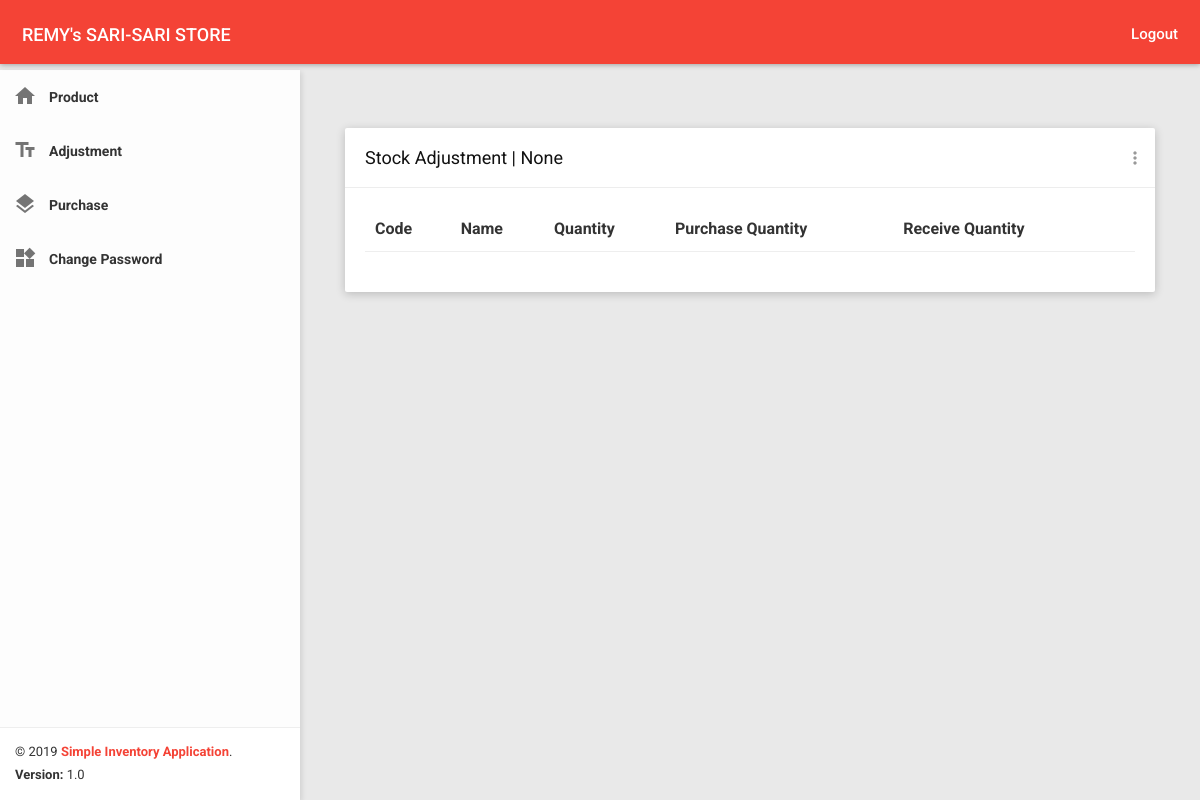
Before: /purchase (signed in) with the older database file.
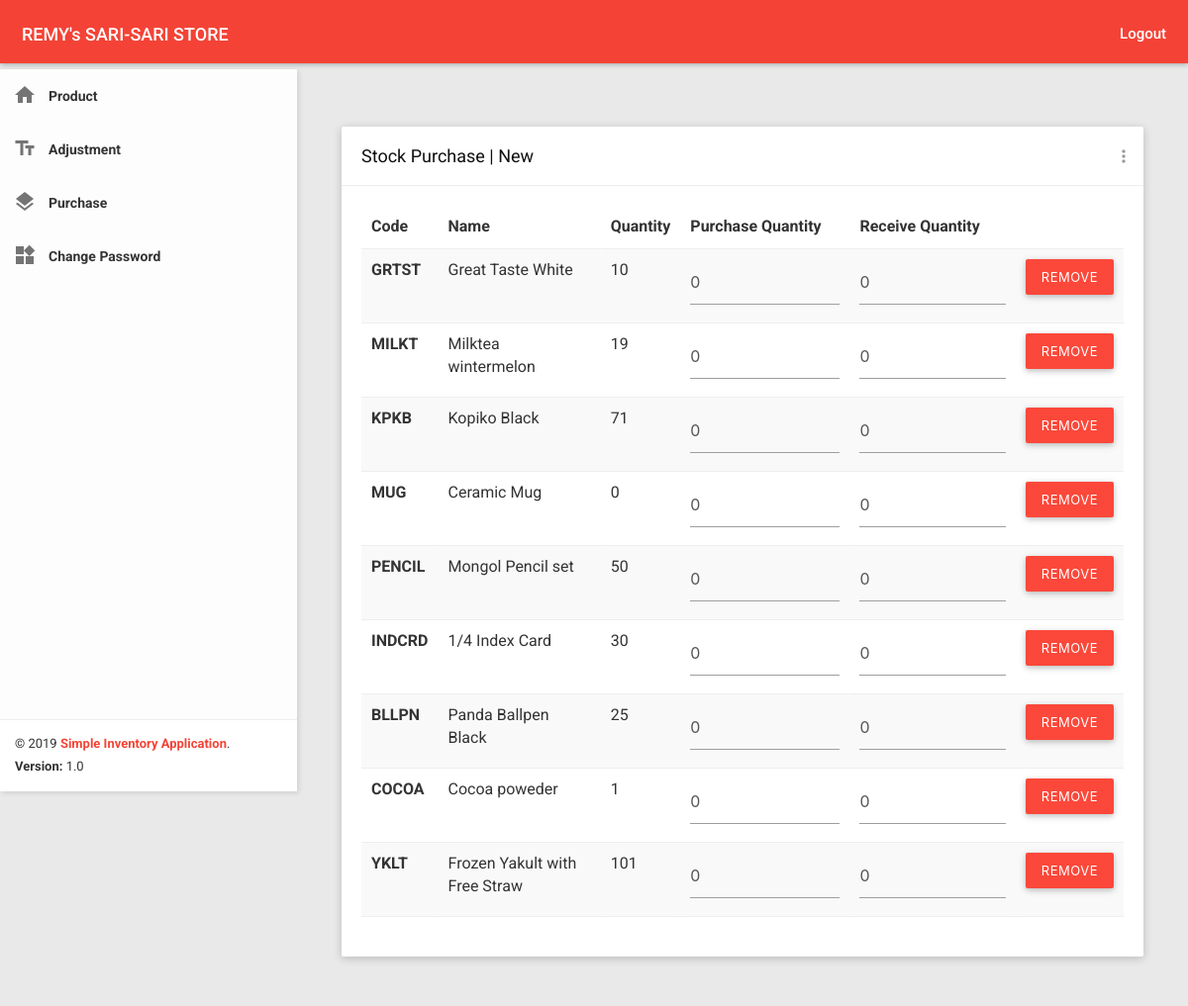
After: the same page with the newer database file.
### app.py (models this page shows, shortened)
class PurchaseHeader(db.Model):
    __tablename__ = 'purchase_header'
    id = db.Column(db.Integer, primary_key=True)
    description = db.Column(db.String(30))
    status = db.Column(db.String(30))
    purchase_details = db.relationship('PurchaseDetail', backref='purchase_reference')

class PurchaseDetail(db.Model):
    __tablename__ = 'purchase_detail'
    id = db.Column(db.Integer, primary_key=True)
    quantity_purchase = db.Column(db.Integer)
    quantity_receive = db.Column(db.Integer)
    purchase_header_id = db.Column(db.Integer, db.ForeignKey('purchase_header.id'))
    product_id = db.Column(db.Integer, db.ForeignKey('product.id'))

class Product(db.Model):
    __tablename__ = 'product'
    id = db.Column(db.Integer, primary_key=True)
    code = db.Column(db.String(30), unique=True)
    name = db.Column(db.String(50))
    quantity = db.Column(db.Integer)
    created_at = db.Column(db.DateTime, default=datetime.utcnow)
    updated_at = db.Column(db.DateTime, default=datetime.utcnow)
    adjustment_line = db.relationship('AdjustmentDetail',backref='adjustment_detail')
    purchase_line = db.relationship('PurchaseDetail',backref='purchase_detail')

### app.py (the view, shortened to what this page needs)
@app.route('/purchase', methods=['POST','GET'])
@login_required
def purchase():
    purchase_header = PurchaseHeader.query.filter_by(id=1).first_or_404()
    receive_field_state = ''
    purchase_field_state = ''
    if purchase_header.status == 'New':
        receive_field_state = ''
        receive_field_state = 'readonly="readonly"'
    elif purchase_header.status == 'In Transit':
        receive_field_state = 'readonly="readonly"'
        purchase_field_state = 'readonly="readonly"'
    elif  purchase_header.status == 'Received':
        receive_field_state = ''
        purchase_field_state = 'readonly="readonly"'
    if request.method == 'GET':
        return render_template('purchase.html',
            purchase_header=purchase_header,
            message='',
            css_class='',
            receive_field_state=receive_field_state,
            purchase_field_state=purchase_field_state
        )

### app.py (called while the page is built)
@login_manager.user_loader
def load_user(user_id):
    return User.query.get(int(user_id))

### templates/purchase.html (shortened to what this page needs)
﻿{% extends 'base.html' %}
{% block customcss %}
    <link href="../static/all-themes.css" rel="stylesheet">
{% endblock %}
{% set bodyclass = 'theme-red' %}
{% block content %}
    {% include './includes/nav.html' %}
    <section class="content">
        <div class="container-fluid">
            <form method='POST'>
                <div class="row clearfix">
                    <div class="col-lg-12 col-md-12 col-sm-12 col-xs-12">
                        <div class="card">
                            <div class="header">
                                <h2>{{ purchase_header.description }} | {{ purchase_header.status }}</h2>
                                <ul class="header-dropdown m-r--5">
                                    <li class="dropdown">
                                        <a href="javascript:void(0);" class="dropdown-toggle" data-toggle="dropdown" role="button" aria-haspopup="true" aria-expanded="false">
                                            <i class="material-icons">more_vert</i>
                                        </a>
                                    </li>
                                </ul>
                            </div>
                            <div class="body table-responsive">
                                <table class="table table-striped">
                                    <thead>
                                        <tr>
                                            <th>Code</th>
                                            <th>Name</th>
                                            <th>Quantity</th>
                                            <th>Purchase Quantity</th>
                                            <th>Receive Quantity</th>
                                            <th></th>
                                        </tr>
                                    </thead>
                                    <tbody>
                                        {% for purchase_detail in purchase_header.purchase_details[:] %}
                                            <tr>
                                                <th scope="row">{{ purchase_detail.purchase_detail.code }}</th>
                                                <td>{{ purchase_detail.purchase_detail.name }}</td>
                                                <td>{{ purchase_detail.purchase_detail.quantity }}</td>
                                                <td>
                                                    <input type="number" name="PURCHASE-{{ purchase_detail.id }}-{{ purchase_detail.purchase_detail.code }}" class="form-control" value="{{ purchase_detail.quantity_purchase }}" {% if purchase_field_state %} {{ purchase_field_state }} {% endif %}>
                                                </td>
                                                <td>
                                                    <input id="qty-receive" type="number" name="RECEIVE-{{ purchase_detail.id }}-{{ purchase_detail.purchase_detail.code }}" class="form-control" value="{{ purchase_detail.quantity_receive }}" {% if receive_field_state %} {{ receive_field_state }} {% endif %}>
                                                </td>
                                                <td>
                                                    <button type="submit" class="btn btn-danger waves-effect" name="submit_type" value="DEL-{{ purchase_detail.id }}">Remove</button>
                                                </td>
                                            </tr>
                                        {% endfor %}
                                    </tbody>
                                </table>
                            </div>
                        </div>
                    </div>
                </div>
            </form>
        </div>
    </section>
{% endblock %}

Changed rows visible on the page:
changed PurchaseHeader: description "Stock Adjustment" → "Stock Purchase"; status "None" → "New"
added PurchaseDetail: purchase_detail.code "GRTST", purchase_detail.name "Great Taste White", purchase_detail.quantity "10", quantity_purchase "0", quantity_receive "0"
added PurchaseDetail: purchase_detail.code "MILKT", purchase_detail.name "Milktea wintermelon", purchase_detail.quantity "19", quantity_purchase "0", quantity_receive "0"
added PurchaseDetail: purchase_detail.code "KPKB", purchase_detail.name "Kopiko Black", purchase_detail.quantity "71", quantity_purchase "0", quantity_receive "0"
added PurchaseDetail: purchase_detail.code "MUG", purchase_detail.name "Ceramic Mug", purchase_detail.quantity "0", quantity_purchase "0", quantity_receive "0"
added PurchaseDetail: purchase_detail.code "PENCIL", purchase_detail.name "Mongol Pencil set", purchase_detail.quantity "50", quantity_purchase "0", quantity_receive "0"
added PurchaseDetail: purchase_detail.code "INDCRD", purchase_detail.name "1/4 Index Card", purchase_detail.quantity "30", quantity_purchase "0", quantity_receive "0"
added PurchaseDetail: purchase_detail.code "BLLPN", purchase_detail.name "Panda Ballpen Black", purchase_detail.quantity "25", quantity_purchase "0", quantity_receive "0"
added PurchaseDetail: purchase_detail.code "COCOA", purchase_detail.name "Cocoa poweder", purchase_detail.quantity "1", quantity_purchase "0", quantity_receive "0"
added PurchaseDetail: purchase_detail.code "YKLT", purchase_detail.name "Frozen Yakult with Free Straw", purchase_detail.quantity "101", quantity_purchase "0", quantity_receive "0"
